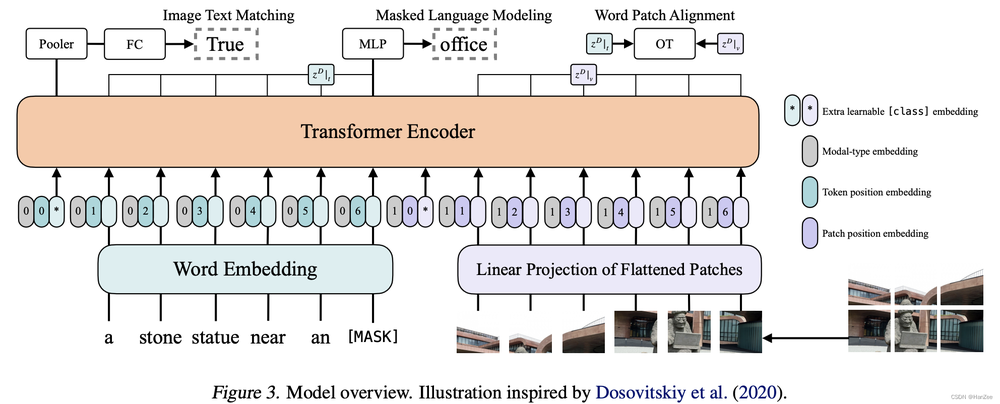
#> input picture imgs/image.png, 1000 x 404 px, shrunk from 1984 x 802 before the run
$ python -i randaugment.py   (imports and definitions only)
#> lines starting #> are read from the running program, lines starting #| are printed output that depends on the picture
#> further down, picture is the input picture: shape (404, 1000, 3); mean B, G, R 222.1, 225.1, 229.6
import cv2
import numpy as np


## aug functions
def identity_func(img):
    return img


def autocontrast_func(img, cutoff=0):
    '''
        same output as PIL.ImageOps.autocontrast
    '''
    n_bins = 256

    def tune_channel(ch):
        n = ch.size
#> n = 404000
        cut = cutoff * n // 100
#> cut = 0
        if cut == 0:
            high, low = ch.max(), ch.min()
#> high = 255; low = 0
        else:
            hist = cv2.calcHist([ch], [0], None, [n_bins], [0, n_bins])
            low = np.argwhere(np.cumsum(hist) > cut)
            low = 0 if low.shape[0] == 0 else low[0]
            high = np.argwhere(np.cumsum(hist[::-1]) > cut)
            high = n_bins - 1 if high.shape[0] == 0 else n_bins - 1 - high[0]
        if high <= low:
            table = np.arange(n_bins)
        else:
            scale = (n_bins - 1) / (high - low)
#> scale = 1
            offset = -low * scale
#> offset = 0
            table = np.arange(n_bins) * scale + offset
#> table = 256 values from 0 to 255
            table[table < 0] = 0
            table[table > n_bins - 1] = n_bins - 1
        table = table.clip(0, 255).astype(np.uint8)
        return table[ch]
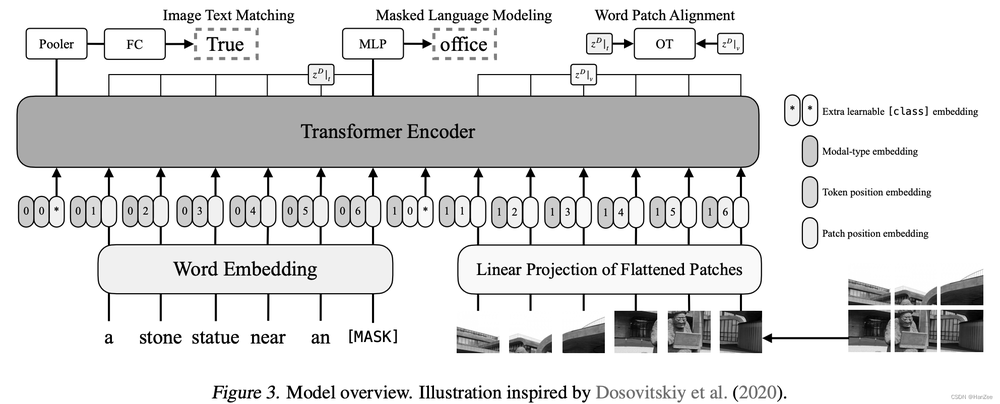
#> returned value: shape (404, 1000); min 0, max 255, mean 222.1

    channels = [tune_channel(ch) for ch in cv2.split(img)]
#> in tune_channel (call 2), `return table[ch]`:
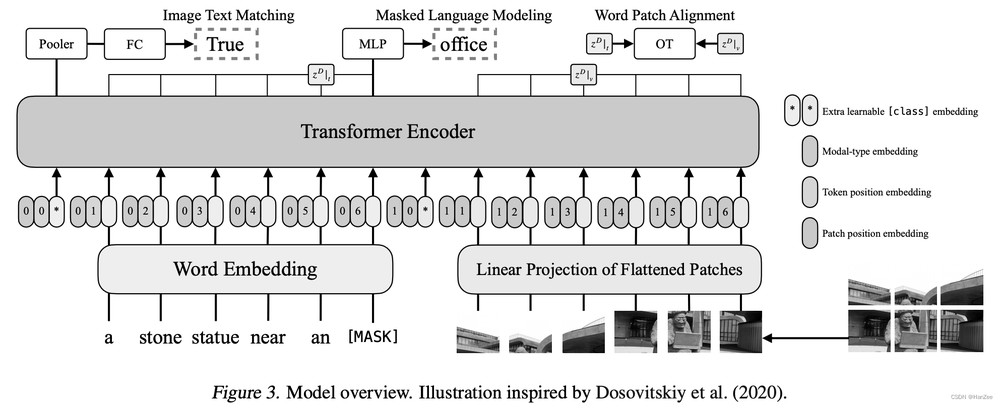
#> returned value: shape (404, 1000); min 0, max 255, mean 225.1
#> in tune_channel (call 3), `return table[ch]`:
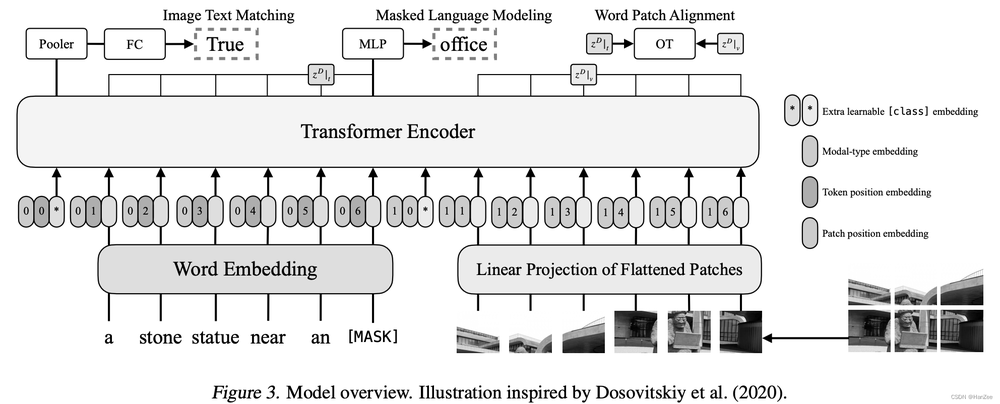
#> returned value: shape (404, 1000); min 0, max 255, mean 229.6
#> channels = 3 items
    out = cv2.merge(channels)
    return out


# [162 lines left out: functions equalize_func, rotate_func, solarize_func, color_func, contrast_func, brightness_func and 7 more, not called in this run]


### level to args
def enhance_level_to_args(MAX_LEVEL):
    def level_to_args(level):
        return ((level / MAX_LEVEL) * 1.8 + 0.1,)
    return level_to_args


def shear_level_to_args(MAX_LEVEL, replace_value):
    # [4 lines left out: function level_to_args, not called in this run]

    return level_to_args


def translate_level_to_args(translate_const, MAX_LEVEL, replace_value):
    # [4 lines left out: function level_to_args, not called in this run]

    return level_to_args


# [6 lines left out: function cutout_level_to_args, not called in this run]


def solarize_level_to_args(MAX_LEVEL):
    def level_to_args(level):
        level = int((level / MAX_LEVEL) * 256)
        return (level, )
    return level_to_args


def none_level_to_args(level):
    return ()


def posterize_level_to_args(MAX_LEVEL):
    def level_to_args(level):
        level = int((level / MAX_LEVEL) * 4)
        return (level, )
    return level_to_args


def rotate_level_to_args(MAX_LEVEL, replace_value):
    # [5 lines left out: function level_to_args, not called in this run]

    return level_to_args


func_dict = {
    'Identity': identity_func,
    'AutoContrast': autocontrast_func,
    'Equalize': equalize_func,
    'Rotate': rotate_func,
    'Solarize': solarize_func,
    'Color': color_func,
    'Contrast': contrast_func,
    'Brightness': brightness_func,
    'Sharpness': sharpness_func,
    'ShearX': shear_x_func,
    'TranslateX': translate_x_func,
    'TranslateY': translate_y_func,
    'Posterize': posterize_func,
    'ShearY': shear_y_func,
}

translate_const = 10
MAX_LEVEL = 10
replace_value = (128, 128, 128)
arg_dict = {
    'Identity': none_level_to_args,
    'AutoContrast': none_level_to_args,
    'Equalize': none_level_to_args,
    'Rotate': rotate_level_to_args(MAX_LEVEL, replace_value),
    'Solarize': solarize_level_to_args(MAX_LEVEL),
    'Color': enhance_level_to_args(MAX_LEVEL),
    'Contrast': enhance_level_to_args(MAX_LEVEL),
    'Brightness': enhance_level_to_args(MAX_LEVEL),
    'Sharpness': enhance_level_to_args(MAX_LEVEL),
    'ShearX': shear_level_to_args(MAX_LEVEL, replace_value),
    'TranslateX': translate_level_to_args(
        translate_const, MAX_LEVEL, replace_value
    ),
    'TranslateY': translate_level_to_args(
        translate_const, MAX_LEVEL, replace_value
    ),
    'Posterize': posterize_level_to_args(MAX_LEVEL),
    'ShearY': shear_level_to_args(MAX_LEVEL, replace_value),
}


class RandomAugment(object):

    # [8 lines left out: function __init__, not called in this run]

    def get_random_ops(self):
        sampled_ops = np.random.choice(self.augs, self.N)
        return [(op, 0.5, self.M) for op in sampled_ops]

    # [10 lines left out: function __call__, not called in this run]


# [3 lines not run here, left out]


>>> import cv2
>>> picture = cv2.imread('../imgs/image.png')
>>> result = autocontrast_func(picture)
